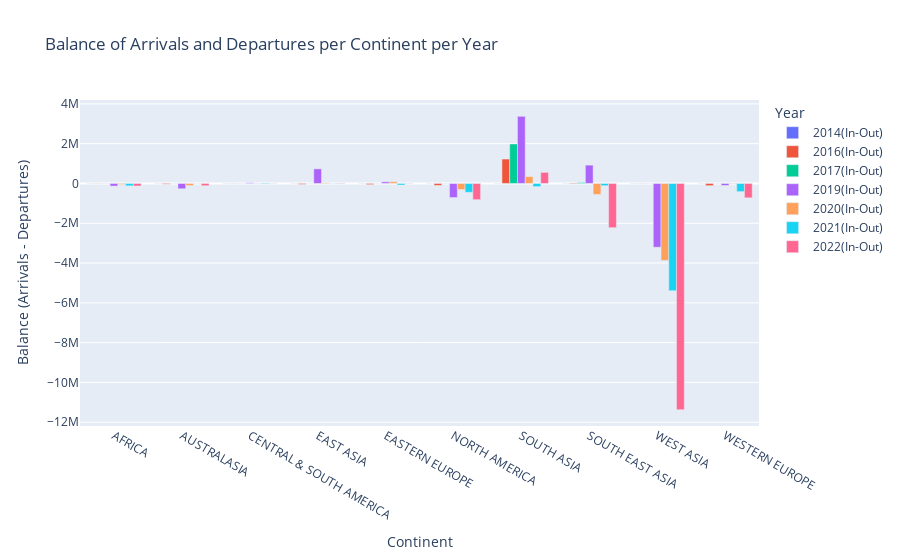

Notebook source saved alongside this figure:
### Markdown cell above
## Graphs

### Code cell
import plotly.express as px

# Assuming sorted_continent_balance is your DataFrame with the sorted data
fig = px.bar(sorted_continent_balance,
             x='CONTINENT',
             y='Difference',
             color='Year',
             barmode='group',
             title="Balance of Arrivals and Departures per Continent per Year",
             labels={"CONTINENT": "Continent", "Difference": "Balance (Arrivals - Departures)", "Year": "Year"})

# Show the plot
fig.show()

### Figure 1 — Plotly figure (JSON) as saved in the notebook; plotly's stock layout.template omitted (floating-point values rounded to 4 significant figures)
{"data": [{"alignmentgroup": "True", "hovertemplate": "Year=2014(In-Out)<br>Continent=%{x}<br>Balance (Arrivals - Departures)=%{y}<extra></extra>", "legendgroup": "2014(In-Out)", "marker": {"color": "#636efa", "pattern": {"shape": ""}}, "name": "2014(In-Out)", "offsetgroup": "2014(In-Out)", "orientation": "v", "showlegend": true, "textposition": "auto", "type": "bar", "x": ["AFRICA", "AUSTRALASIA", "CENTRAL & SOUTH AMERICA", "EAST ASIA", "EASTERN EUROPE", "NORTH AMERICA", "SOUTH ASIA", "SOUTH EAST ASIA", "WEST ASIA", "WESTERN EUROPE"], "xaxis": "x", "y": [0, 0, 0, 0, 0, 0, 0, 0, 0, 0], "yaxis": "y"}, {"alignmentgroup": "True", "hovertemplate": "Year=2016(In-Out)<br>Continent=%{x}<br>Balance (Arrivals - Departures)=%{y}<extra></extra>", "legendgroup": "2016(In-Out)", "marker": {"color": "#EF553B", "pattern": {"shape": ""}}, "name": "2016(In-Out)", "offsetgroup": "2016(In-Out)", "orientation": "v", "showlegend": true, "textposition": "auto", "type": "bar", "x": ["SOUTH ASIA", "WEST ASIA", "CENTRAL & SOUTH AMERICA", "AFRICA", "SOUTH EAST ASIA", "AUSTRALASIA", "EAST ASIA", "EASTERN EUROPE", "NORTH AMERICA", "WESTERN EUROPE"], "xaxis": "x", "y": [1227656, -5259, -8156, -8333, -28806, -36298, -44855, -56000, -98180, -111040], "yaxis": "y"}, {"alignmentgroup": "True", "hovertemplate": "Year=2017(In-Out)<br>Continent=%{x}<br>Balance (Arrivals - Departures)=%{y}<extra></extra>", "legendgroup": "2017(In-Out)", "marker": {"color": "#00cc96", "pattern": {"shape": ""}}, "name": "2017(In-Out)", "offsetgroup": "2017(In-Out)", "orientation": "v", "showlegend": true, "textposition": "auto", "type": "bar", "x": ["SOUTH ASIA", "SOUTH EAST ASIA", "EAST ASIA", "AFRICA", "AUSTRALASIA", "CENTRAL & SOUTH AMERICA", "EASTERN EUROPE", "NORTH AMERICA", "WEST ASIA", "WESTERN EUROPE"], "xaxis": "x", "y": [1984766, 46726, 770, 0, 0, 0, 0, 0, 0, 0], "yaxis": "y"}, {"alignmentgroup": "True", "hovertemplate": "Year=2019(In-Out)<br>Continent=%{x}<br>Balance (Arrivals - Departures)=%{y}<extra></extra>", "legendgroup": "2019(In-Out)", "marker": {"color": "#ab63fa", "pattern": {"shape": ""}}, "name": "2019(In-Out)", "offsetgroup": "2019(In-Out)", "orientation": "v", "showlegend": true, "textposition": "auto", "type": "bar", "x": ["SOUTH ASIA", "SOUTH EAST ASIA", "EAST ASIA", "EASTERN EUROPE", "CENTRAL & SOUTH AMERICA", "WESTERN EUROPE", "AFRICA", "AUSTRALASIA", "NORTH AMERICA", "WEST ASIA"], "xaxis": "x", "y": [3375819, 921672, 734311, 80401, 32183, -102045, -133281, -267501, -708871, -3205785], "yaxis": "y"}, {"alignmentgroup": "True", "hovertemplate": "Year=2020(In-Out)<br>Continent=%{x}<br>Balance (Arrivals - Departures)=%{y}<extra></extra>", "legendgroup": "2020(In-Out)", "marker": {"color": "#FFA15A", "pattern": {"shape": ""}}, "name": "2020(In-Out)", "offsetgroup": "2020(In-Out)", "orientation": "v", "showlegend": true, "textposition": "auto", "type": "bar", "x": ["SOUTH ASIA", "EASTERN EUROPE", "EAST ASIA", "WESTERN EUROPE", "CENTRAL & SOUTH AMERICA", "AFRICA", "AUSTRALASIA", "NORTH AMERICA", "SOUTH EAST ASIA", "WEST ASIA"], "xaxis": "x", "y": [344656, 85304, 28283, 16434, 7332, -49385, -104034, -303199, -552306, -3868251], "yaxis": "y"}, {"alignmentgroup": "True", "hovertemplate": "Year=2021(In-Out)<br>Continent=%{x}<br>Balance (Arrivals - Departures)=%{y}<extra></extra>", "legendgroup": "2021(In-Out)", "marker": {"color": "#19d3f3", "pattern": {"shape": ""}}, "name": "2021(In-Out)", "offsetgroup": "2021(In-Out)", "orientation": "v", "showlegend": true, "textposition": "auto", "type": "bar", "x": ["AUSTRALASIA", "EAST ASIA", "CENTRAL & SOUTH AMERICA", "EASTERN EUROPE", "SOUTH EAST ASIA", "AFRICA", "SOUTH ASIA", "WESTERN EUROPE", "NORTH AMERICA", "WEST ASIA"], "xaxis": "x", "y": [-1750, -4877, -25637, -78831, -112052, -118820, -158928, -411116, -445309, -5389390], "yaxis": "y"}, {"alignmentgroup": "True", "hovertemplate": "Year=2022(In-Out)<br>Continent=%{x}<br>Balance (Arrivals - Departures)=%{y}<extra></extra>", "legendgroup": "2022(In-Out)", "marker": {"color": "#FF6692", "pattern": {"shape": ""}}, "name": "2022(In-Out)", "offsetgroup": "2022(In-Out)", "orientation": "v", "showlegend": true, "textposition": "auto", "type": "bar", "x": ["SOUTH ASIA", "EAST ASIA", "CENTRAL & SOUTH AMERICA", "EASTERN EUROPE", "AUSTRALASIA", "AFRICA", "WESTERN EUROPE", "NORTH AMERICA", "SOUTH EAST ASIA", "WEST ASIA"], "xaxis": "x", "y": [557941, 17364, 4989, -10520, -113663, -126399, -722620, -814374, -2223296, -11371669], "yaxis": "y"}], "layout": {"barmode": "group", "legend": {"title": {"text": "Year"}, "tracegroupgap": 0}, "title": {"text": "Balance of Arrivals and Departures per Continent per Year"}, "xaxis": {"anchor": "y", "domain": [0, 1], "title": {"text": "Continent"}}, "yaxis": {"anchor": "x", "domain": [0, 1], "title": {"text": "Balance (Arrivals - Departures)"}}}}
